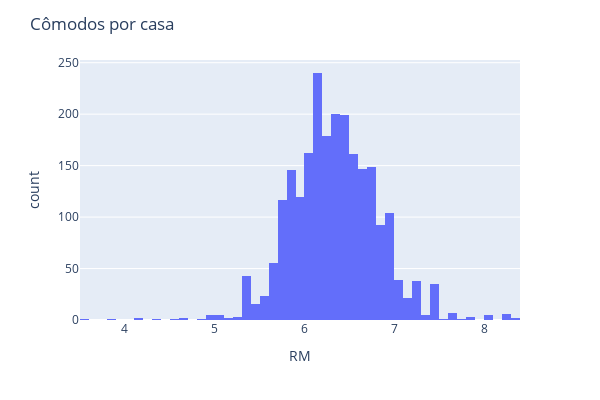

This figure's notebook cell:
### Code cell
hist = px.histogram(df, x = "RM", nbins = 60)
hist.update_layout(width = 600, height = 400, title_text = "Cômodos por casa")
hist.show()

### Figure 1 — Plotly figure (JSON) as saved in the notebook; plotly's stock layout.template omitted (floating-point values rounded to 4 significant figures; data arrays with more than 128 entries replaced by an {"elided": "..."} marker saying what was removed)
{"data": [{"alignmentgroup": "True", "bingroup": "x", "hovertemplate": "RM=%{x}<br>count=%{y}<extra></extra>", "legendgroup": "", "marker": {"color": "#636efa", "pattern": {"shape": ""}}, "name": "", "nbinsx": 60, "offsetgroup": "", "orientation": "v", "showlegend": false, "type": "histogram", "x": {"elided": "2340 float values"}, "xaxis": "x", "yaxis": "y"}], "layout": {"barmode": "relative", "height": 400, "legend": {"tracegroupgap": 0}, "margin": {"t": 60}, "title": {"text": "Cômodos por casa"}, "width": 600, "xaxis": {"anchor": "y", "domain": [0, 1], "title": {"text": "RM"}}, "yaxis": {"anchor": "x", "domain": [0, 1], "title": {"text": "count"}}}}
